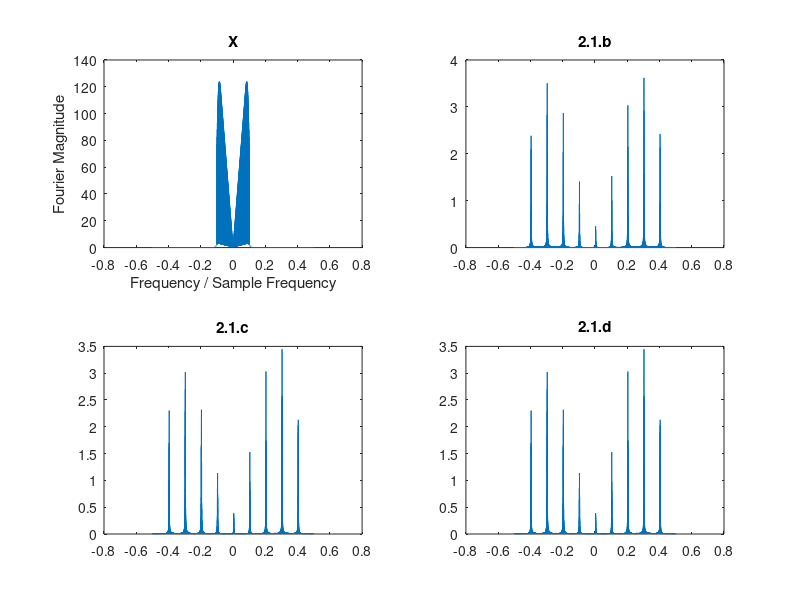
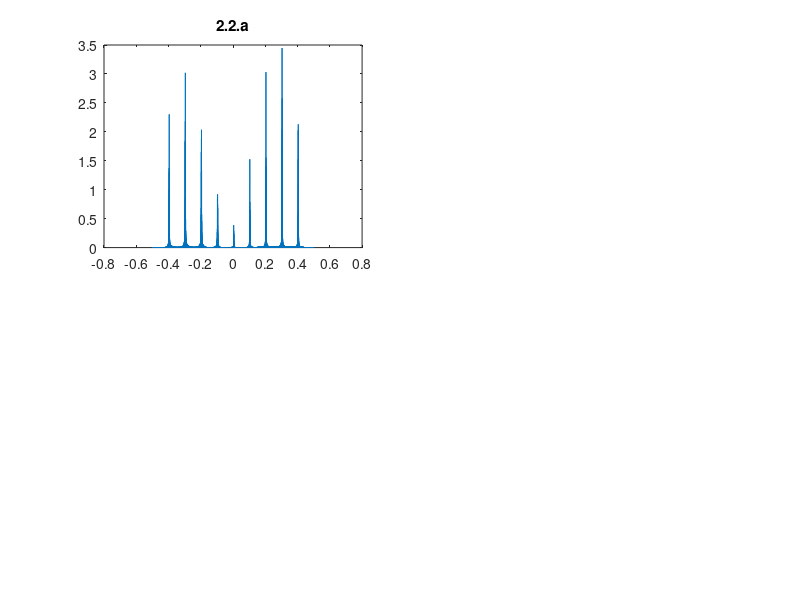
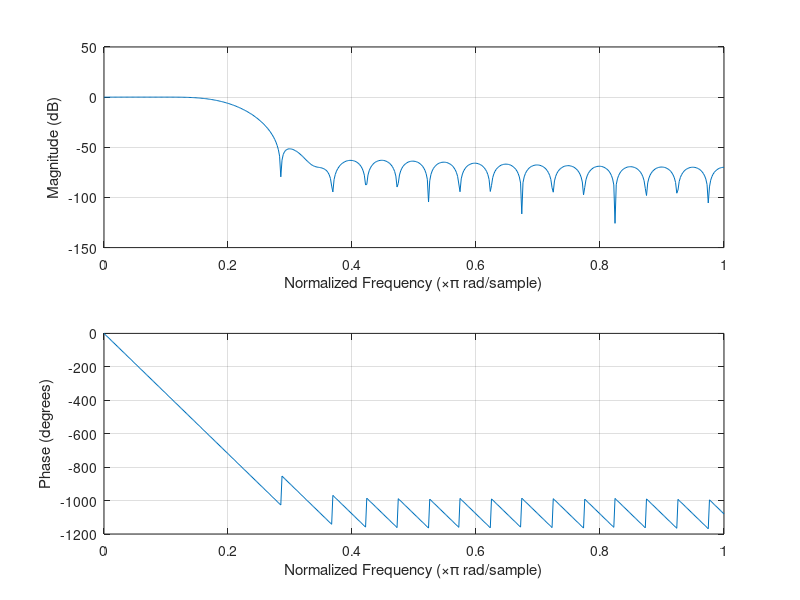
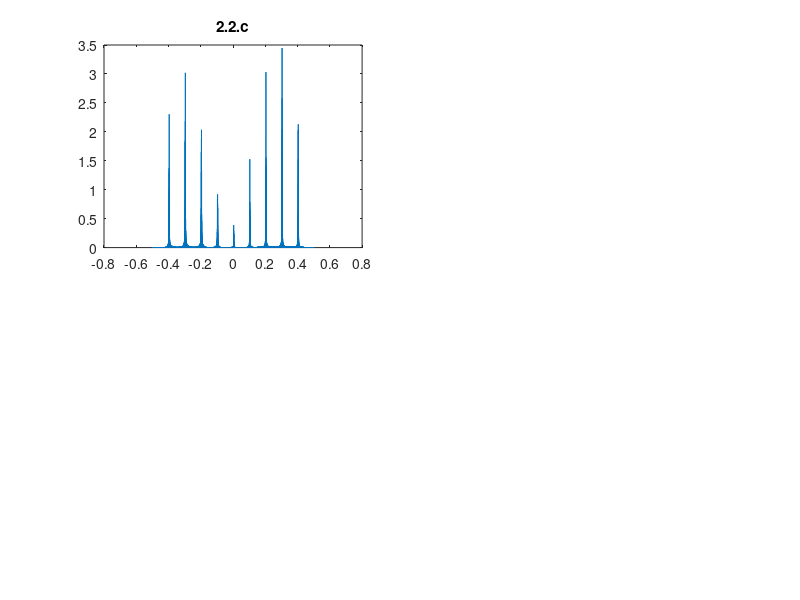

Here is the MATLAB script that generated these plots, in order:

% 2.1
load proj2_wave1 
X = fft(x);
n = (length(X) - 1)/2;
f = (-n:n)/n/2;
figure
subplot(2,2,1);
plot(f,fftshift(abs(X)));
xlabel('Frequency / Sample Frequency');
ylabel('Fourier Magnitude');
title('X');

% a
soundsc(x,8000)

% b
% 
x1=exp(2i*pi*0.2*(1:length(x))).*x;
subplot(2,2,2);
plot(f,fftshift(abs(x1)));
title('2.1.b');

% c
% slight difference in amplitude compared to b
x2=real(exp(2i*pi*0.2*(1:length(x))).*x);
subplot(2,2,3);
plot(f,fftshift(abs(x2)));
title('2.1.c');

% d
x3=cos(2*pi*0.2*(1:length(x))).*x;
subplot(2,2,4);
plot(f,fftshift(abs(x3)));
title('2.1.d');
soundsc(x3,8000)

% 2.2
% a
x4=cos(2*pi*0.2*(1:length(x))).*x3;
figure
subplot(2,2,1);
plot(f,fftshift(abs(x4)));
title('2.2.a');
soundsc(x4,8000)

% b
h=fir1(40,0.2);
figure;freqz(h)

% c 
x5=filter(h,1,x4);
n = (length(x4) - 1)/2;
f = (-n:n)/n/2;
figure
subplot(2,2,1);
plot(f,fftshift(abs(x4)));
title('2.2.c');
soundsc(x5,8000)

% 2.3

